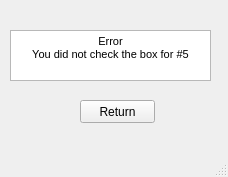
<?xml version="1.0" encoding="UTF-8"?>
<ui version="4.0">
 <class>MainWindow</class>
 <widget class="QMainWindow" name="MainWindow">
  <property name="geometry">
   <rect>
    <x>0</x>
    <y>0</y>
    <width>228</width>
    <height>177</height>
   </rect>
  </property>
  <property name="windowTitle">
   <string>MainWindow</string>
  </property>
  <widget class="QWidget" name="centralwidget">
   <widget class="QTextBrowser" name="textBrowser">
    <property name="geometry">
     <rect>
      <x>10</x>
      <y>30</y>
      <width>201</width>
      <height>51</height>
     </rect>
    </property>
    <property name="html">
     <string>&lt;!DOCTYPE HTML PUBLIC &quot;-//W3C//DTD HTML 4.0//EN&quot; &quot;http://www.w3.org/TR/REC-html40/strict.dtd&quot;&gt;
&lt;html&gt;&lt;head&gt;&lt;meta name=&quot;qrichtext&quot; content=&quot;1&quot; /&gt;&lt;style type=&quot;text/css&quot;&gt;
p, li { white-space: pre-wrap; }
&lt;/style&gt;&lt;/head&gt;&lt;body style=&quot; font-family:'MS Shell Dlg 2'; font-size:8.25pt; font-weight:400; font-style:normal;&quot;&gt;
&lt;p align=&quot;center&quot; style=&quot; margin-top:0px; margin-bottom:0px; margin-left:0px; margin-right:0px; -qt-block-indent:0; text-indent:0px;&quot;&gt;Error&lt;/p&gt;
&lt;p align=&quot;center&quot; style=&quot; margin-top:0px; margin-bottom:0px; margin-left:0px; margin-right:0px; -qt-block-indent:0; text-indent:0px;&quot;&gt;You did not check the box for #5&lt;/p&gt;&lt;/body&gt;&lt;/html&gt;</string>
    </property>
   </widget>
   <widget class="QPushButton" name="ReturnButton">
    <property name="geometry">
     <rect>
      <x>80</x>
      <y>100</y>
      <width>75</width>
      <height>23</height>
     </rect>
    </property>
    <property name="text">
     <string>Return</string>
    </property>
   </widget>
  </widget>
  <widget class="QMenuBar" name="menubar">
   <property name="geometry">
    <rect>
     <x>0</x>
     <y>0</y>
     <width>228</width>
     <height>21</height>
    </rect>
   </property>
  </widget>
  <widget class="QStatusBar" name="statusbar"/>
 </widget>
 <resources/>
 <connections/>
</ui>
